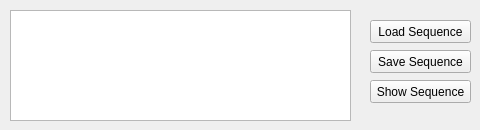
    <widget class="QWidget" name="tabSequence">
     <attribute name="title">
      <string>Sequence</string>
     </attribute>
     <widget class="QTextEdit" name="metadatatextEdit">
      <property name="geometry">
       <rect>
        <x>10</x>
        <y>10</y>
        <width>341</width>
        <height>111</height>
       </rect>
      </property>
      <property name="font">
       <font>
        <pointsize>11</pointsize>
        <italic>false</italic>
       </font>
      </property>
      <property name="html">
       <string>&lt;!DOCTYPE HTML PUBLIC &quot;-//W3C//DTD HTML 4.0//EN&quot; &quot;http://www.w3.org/TR/REC-html40/strict.dtd&quot;&gt;
&lt;html&gt;&lt;head&gt;&lt;meta name=&quot;qrichtext&quot; content=&quot;1&quot; /&gt;&lt;style type=&quot;text/css&quot;&gt;
p, li { white-space: pre-wrap; }
&lt;/style&gt;&lt;/head&gt;&lt;body style=&quot; font-family:'MS Shell Dlg 2'; font-size:11pt; font-weight:400; font-style:normal;&quot;&gt;
&lt;p style=&quot;-qt-paragraph-type:empty; margin-top:0px; margin-bottom:0px; margin-left:0px; margin-right:0px; -qt-block-indent:0; text-indent:0px; font-size:14pt;&quot;&gt;&lt;br /&gt;&lt;/p&gt;&lt;/body&gt;&lt;/html&gt;</string>
      </property>
     </widget>
     <widget class="QPushButton" name="pushButtonloadSeq">
      <property name="geometry">
       <rect>
        <x>370</x>
        <y>20</y>
        <width>101</width>
        <height>23</height>
       </rect>
      </property>
      <property name="text">
       <string>Load Sequence</string>
      </property>
     </widget>
     <widget class="QPushButton" name="pushButtonsaveSeq">
      <property name="geometry">
       <rect>
        <x>370</x>
        <y>50</y>
        <width>101</width>
        <height>23</height>
       </rect>
      </property>
      <property name="text">
       <string>Save Sequence</string>
      </property>
     </widget>
     <widget class="QPushButton" name="pushButtonshowSeq">
      <property name="geometry">
       <rect>
        <x>370</x>
        <y>80</y>
        <width>101</width>
        <height>23</height>
       </rect>
      </property>
      <property name="text">
       <string>Show Sequence</string>
      </property>
     </widget>
    </widget>
